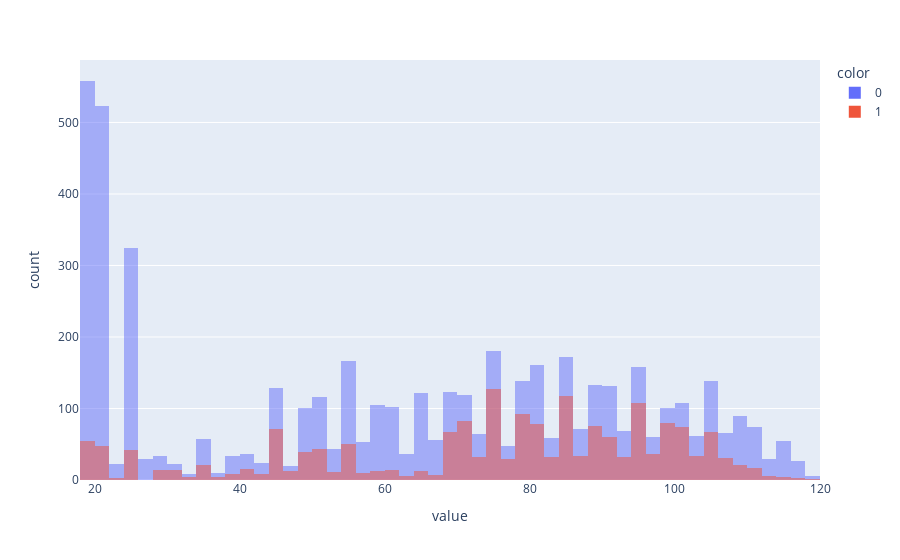

The notebook cell this image was saved under:
### Markdown cell above
#### 3.6 Supplemental EDA

### Code cell
px.histogram(data['monthly_charges'], color=data['churn'], barmode='overlay')

### Figure 1 — Plotly figure (JSON) as saved in the notebook; plotly's stock layout.template omitted (floating-point values rounded to 4 significant figures; data arrays with more than 128 entries replaced by an {"elided": "..."} marker saying what was removed)
{"data": [{"alignmentgroup": "True", "bingroup": "x", "hovertemplate": "color=0<br>value=%{x}<br>count=%{y}<extra></extra>", "legendgroup": "0", "marker": {"color": "#636efa", "opacity": 0.5, "pattern": {"shape": ""}}, "name": "0", "offsetgroup": "0", "orientation": "v", "showlegend": true, "type": "histogram", "x": {"elided": "5174 float values"}, "xaxis": "x", "yaxis": "y"}, {"alignmentgroup": "True", "bingroup": "x", "hovertemplate": "color=1<br>value=%{x}<br>count=%{y}<extra></extra>", "legendgroup": "1", "marker": {"color": "#EF553B", "opacity": 0.5, "pattern": {"shape": ""}}, "name": "1", "offsetgroup": "1", "orientation": "v", "showlegend": true, "type": "histogram", "x": {"elided": "1869 float values"}, "xaxis": "x", "yaxis": "y"}], "layout": {"barmode": "overlay", "legend": {"title": {"text": "color"}, "tracegroupgap": 0}, "margin": {"t": 60}, "xaxis": {"anchor": "y", "domain": [0, 1], "title": {"text": "value"}}, "yaxis": {"anchor": "x", "domain": [0, 1], "title": {"text": "count"}}}}
